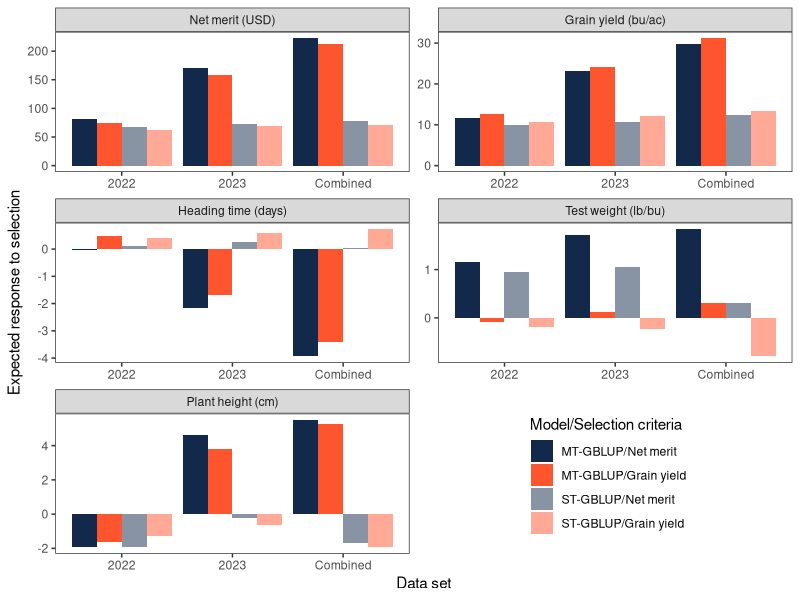

Recreate this plot in R. (Note: this script raises an error after producing the figure.)
# Response to selection ----

# Objective ----
# - Calculate the response to selection for each scenario

rm(list=objects()) # clean workspace

# Packages ----

library(tidyverse) # R packages for data science

# Load data ----
## GEBVs & Net merit ----
NET_MERIT <- read.csv('data/net_merit.csv') |>
  mutate_if(is.character, as.factor) |>
  glimpse()

# Response to selection ----

RESP_SEL <- NET_MERIT |>
  arrange(scenario, desc(grain_yield)) |>
  group_by(scenario) |>
  mutate(rank_grain_yield = rank(desc(grain_yield)),
         rank_net_merit = rank(desc(net_merit))) |>
  nest() |>
  # Mean gebv before selection for all traits
  mutate(mean0_grain.yield = map_dbl(data, ~mean(.x$grain_yield)),
         mean0_test.weight = map_dbl(data, ~mean(.x$test_weight)),
         mean0_heading.time = map_dbl(data, ~mean(.x$heading_time)),
         mean0_plant.height = map_dbl(data, ~mean(.x$plant_height)),
         mean0_net.merit  = map_dbl(data, ~mean(.x$net_merit))) |>
  # Mean gebv after selecting top 20 individuals for grain yield
  mutate(meanSelYld_grain.yield = map_dbl(data, ~mean(.x$grain_yield[.x$rank_grain_yield < 21])),
         meanSelYld_test.weight = map_dbl(data, ~mean(.x$test_weight[.x$rank_grain_yield < 21])),
         meanSelYld_heading.time = map_dbl(data, ~mean(.x$heading_time[.x$rank_grain_yield < 21])),
         meanSelYld_plant.height = map_dbl(data, ~mean(.x$plant_height[.x$rank_grain_yield < 21])),
         meanSelYld_net.merit = map_dbl(data, ~mean(.x$net_merit[.x$rank_grain_yield < 21]))) |>
  # Mean gebv after selecting top 20 individuals for net merit
  mutate(meanSelNM_grain.yield = map_dbl(data, ~mean(.x$grain_yield[.x$rank_net_merit < 21])),
         meanSelNM_test.weight = map_dbl(data, ~mean(.x$test_weight[.x$rank_net_merit < 21])),
         meanSelNM_heading.time = map_dbl(data, ~mean(.x$heading_time[.x$rank_net_merit < 21])),
         meanSelNM_plant.height = map_dbl(data, ~mean(.x$plant_height[.x$rank_net_merit < 21])),
         meanSelNM_net.merit = map_dbl(data, ~mean(.x$net_merit[.x$rank_net_merit < 21]))) |>
  select(-data) |>
  pivot_longer(cols = c(2:16),
               names_to = c('.value', 'trait'),
               names_pattern = '(.+)_(.+)') |>
  mutate(RespSelYld=meanSelYld-mean0,
         RespSelNM=meanSelNM-mean0) |>
  select(scenario, trait, RespSelYld, RespSelNM) |>
  pivot_longer(cols = c(RespSelYld, RespSelNM), names_to = 'criteria', values_to = 'RespSel') |>
  mutate(scenario = gsub('_GBLUP', '', scenario)) |>
  separate(scenario, into = c('model', 'dataset'), sep = '_', remove = F) |>
  unite('mod_crit', c(model,criteria), remove = F) |>
  mutate(dataset = gsub('22.23', 'Combined', dataset),
         dataset = gsub('22', '2022', dataset),
         dataset = gsub('23', '2023', dataset),
         model = gsub('MT', 'MT-GBLUP', model),
         model = gsub('ST', 'ST-GBLUP', model)) |>
  mutate(trait=fct_relevel(trait,c('net.merit', 'grain.yield', 'heading.time', 'test.weight', 'plant.height'))) |>
  glimpse()

## Plot ----

# colors
colors_full <- c('MT_RespSelNM' = '#13294B', 'ST_RespSelNM' = adjustcolor('#13294B', 0.5),
            'MT_RespSelYld' = '#FF552E', 'ST_RespSelYld' = adjustcolor('#FF552E', 0.5))

# Plot Full
RESP_SEL |>
  ggplot(aes(x=dataset, y=RespSel)) +
  geom_bar(aes(fill=mod_crit),
           stat = 'identity', position = 'dodge') +
  facet_wrap(~trait, scales='free', ncol = 2,
             labeller = labeller(trait = c('net.merit' = 'Net merit (USD)',
                                           'grain.yield' ='Grain yield (bu/ac)',
                                           'heading.time' = 'Heading time (days)',
                                           'test.weight' = 'Test weight (lb/bu)',
                                           'plant.height' = 'Plant height (cm)'))) +
  scale_fill_manual('Model/Selection criteria', values = colors_full,
                    label=c('MT-GBLUP/Net merit','MT-GBLUP/Grain yield',
                            'ST-GBLUP/Net merit','ST-GBLUP/Grain yield')) +
  xlab('Data set') + ylab('Expected response to selection') +
  theme_bw() +
  theme(panel.grid = element_blank(),
        legend.position = c(0.75,0.15))

ggsave('figures/RespSel_full.png', width = 6, height = 6, units = 'in', dpi=320)

# Plot Summary
colors_summary <- c('RespSelNM' = '#13294B', 'RespSelYld' = '#FF552E')

RESP_SEL |> filter(dataset=='Combined') |>
  ggplot(aes(x=model, y=RespSel)) +
  geom_bar(aes(fill=criteria), 
           stat = 'identity', position = 'dodge') +
  facet_wrap(~trait, scales='free', ncol = 3,
             labeller = labeller(trait = c('net.merit' = 'Net merit (USD)',
                                           'grain.yield' ='Grain yield (bu/ac)',
                                           'heading.time' = 'Heading time (days)',
                                           'test.weight' = 'Test weight (lb/bu)',
                                           'plant.height' = 'Plant height (cm)'))) +
  scale_fill_manual('Selection criteria', label=c('Net merit','Grain yield'),values = colors_summary) +
  xlab(NULL) + ylab('Expected response to selection') +
  theme_bw() +
  theme(panel.grid = element_blank(),
        legend.position = c(0.85,0.25),
        text = element_text(size = 16))
ggsave('figures/RespSel_summary.png', width = 8, height = 5, units = 'in', dpi=320)

# Save ----

save.image('data/step6-response_to_selection.RData')
